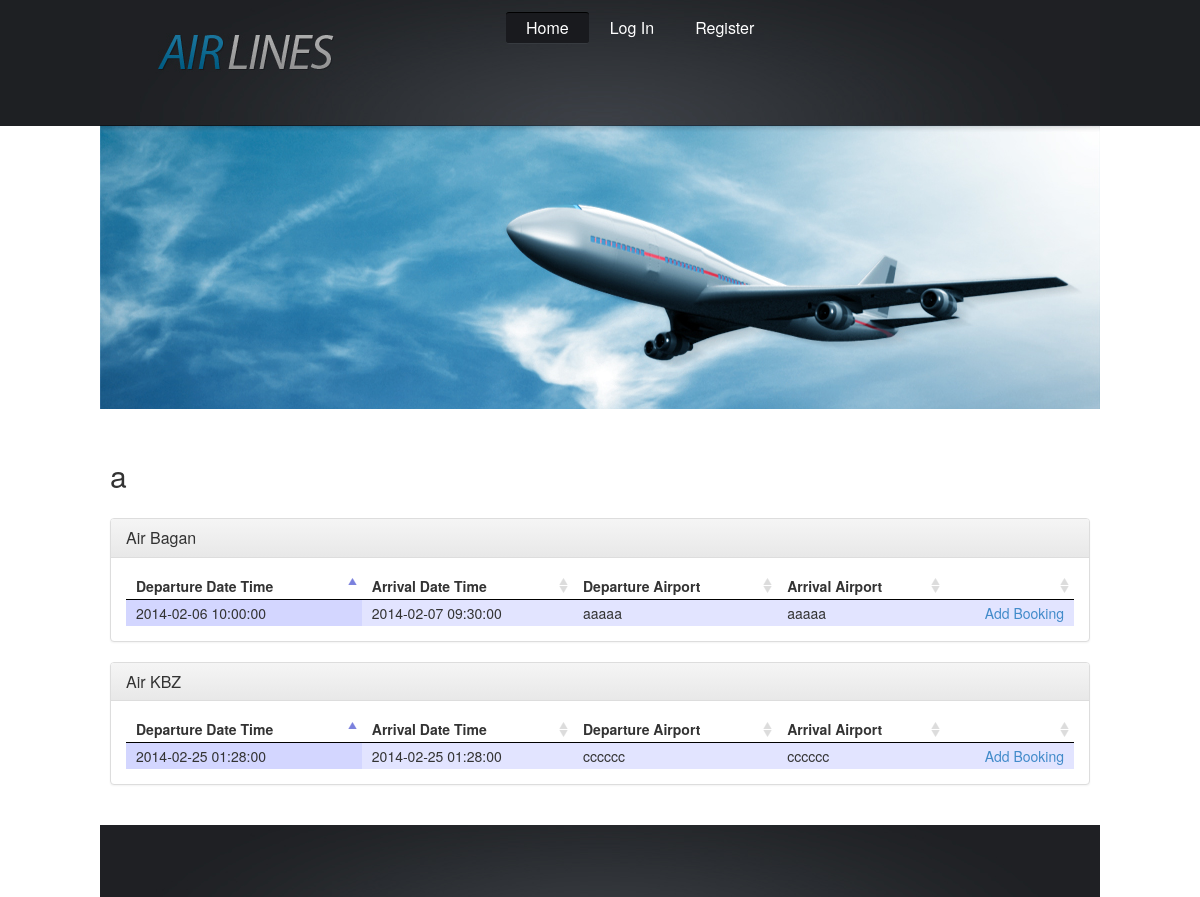
Screenshot of /route-detail-display.php?route_id=ROU_000009 with the database file from the repository.
### tables this page shows
CREATE TABLE IF NOT EXISTS `routes` (
  `route_id` varchar(15) NOT NULL,
  `title` varchar(50) NOT NULL,
  `hour` int(2) NOT NULL,
  `min` int(2) NOT NULL,
  `remark` varchar(255) NOT NULL,
  PRIMARY KEY (`route_id`)
);

CREATE TABLE IF NOT EXISTS `flights` (
  `flight_id` varchar(15) NOT NULL,
  `name` varchar(50) NOT NULL,
  `remark` varchar(255) NOT NULL,
  PRIMARY KEY (`flight_id`)
);

CREATE TABLE IF NOT EXISTS `schedules` (
  `schedule_id` varchar(15) NOT NULL,
  `flight_id` varchar(15) NOT NULL,
  `route_id` varchar(15) NOT NULL,
  `departure_datetime` datetime NOT NULL,
  `arrival_datetime` datetime NOT NULL,
  `departure_airport` varchar(50) NOT NULL,
  `arrival_airport` varchar(50) NOT NULL,
  `active` int(1) NOT NULL,
  `remark` varchar(255) NOT NULL,
  PRIMARY KEY (`schedule_id`)
);

### includes/routeHelper.php (called while the page is built, shortened)
<?php
class routeHelper {
    public static function getRouteTitleByRouteID($route_id) {
        $title = null;
        $sql = "SELECT * " .
                "FROM routes " .
                "WHERE route_id='" . $route_id . "' " .
                "ORDER BY title";
        $result = mysql_query($sql) or die(mysql_error());
        while ($row = mysql_fetch_array($result)) {
            $title = $row['title'];
        }
        return $title;
    }
    public static function getFirstRouteID() {
        $route_id = null;
        $sql = "SELECT * " .
                "FROM routes " .
                "ORDER BY route_id";
        $result = mysql_query($sql) or die(mysql_error());
        while ($row = mysql_fetch_array($result)) {
            $route_id = $row['route_id'];
            break;
        }
        return $route_id;
    }
}
?>

### includes/flight-schedules.php (the view, shortened to what this page needs)
<?php require_once('includes/routeHelper.php'); ?>
<link href="css/jquery.dataTables.css" rel="stylesheet" type="text/css" />
<?php
$route_id = null;
if (isset($_GET['route_id_main'])) {
    $route_id = $_GET['route_id_main'];
} else {
    $route_id = routeHelper::getFirstRouteID();
}
$mode = 'booking';
$flight_sql = "SELECT flights.*
            FROM flights
            WHERE flights.flight_id
            IN (
                SELECT schedules.flight_id
                FROM schedules
                WHERE route_id = '" . $route_id . "'
            )";
$flight_result = mysql_query($flight_sql) or die(mysql_error());
$noOfRows = mysql_num_rows($flight_result);
if ($noOfRows == 0) {
    ?>
    <div class="alert alert-danger">No record found for selected Route.</div>
<?php } else { ?>
    <?php while ($flightRow = mysql_fetch_array($flight_result)) { ?>
        <div class="panel panel-default">
            <div class="panel-heading">
                <h3 class="panel-title"><?php echo $flightRow['name']; ?></h3>
            </div>
            <div class="panel-body">
                <table class="schedule-table">
                    <thead>
                    <th>Departure Date Time</th>
                    <th>Arrival Date Time</th>
                    <th>Departure Airport</th>
                    <th>Arrival Airport</th>
                    <th></th>
                    </thead>
                    <tbody>
                        <?php
                        $schedule_sql = "SELECT * " .
                                "FROM schedules " .
                                "WHERE flight_id='" . $flightRow['flight_id'] . "' " .
                                "AND route_id='" . $route_id . "' " .
                                "AND active=1 " .
                                "ORDER BY schedule_id";
                        $schedule_result = mysql_query($schedule_sql) or die(mysql_error());
                        ?>
                        <?php while ($row = mysql_fetch_array($schedule_result)) { ?>
                            <tr>
                                <td><?php echo $row['departure_datetime']; ?></td>
                                <td><?php echo $row['arrival_datetime']; ?></td>
                                <td><?php echo $row['departure_airport']; ?></td>
                                <td><?php echo $row['arrival_airport']; ?></td>
                                <?php
                                $link = '#';
                                $linkText = "...";
                                if ($mode == 'display') {
                                    $link = "schedule.php?route_id=" . $route_id .
                                            "&flight_id=" . $flightRow['flight_id'];
                                    $linkText = "Add Schedule";
                                } else if ($mode == 'booking') {
                                    $link = "booking-select-seat-type.php?schedule_id=" . $row['schedule_id'];
                                    $linkText = "Add Booking";
                                } else if ($mode == 'admin') {
                                    $link = "seat-setup.php?schedule_id=" . $row['schedule_id'];
                                    $linkText = "Seat SetUp";
                                }
                                ?>
                                <td class="action-column">
                                    <a href="<?php echo $link; ?>"><?php echo $linkText; ?></a>
                                </td>
                            </tr>
                        <?php } ?>
                    </tbody>
                </table>
            </div>
        </div>
    <?php } ?>
<?php } ?>

### route-detail-display.php (shortened to what this page needs)
<?php include('includes/header.php'); ?>
<?php require_once("includes/routeHelper.php"); ?>
<h2><?php echo routeHelper::getRouteTitleByRouteID($_GET['route_id']); ?></h2>
<?php include('includes/flight-schedules.php'); ?>
<?php include('includes/footer.php'); ?>

### css/style.css (style rules this page uses)
body { background:#fff; border:0; font:14px Arial, Helvetica, sans-serif; color:#3c4046; line-height:20px; min-width:1000px; }
a { color:#1e749a; text-decoration:underline; outline:none; }
h2 { font-size:28px; color:#3c4046; line-height:38px; padding:30px 0 16px 0; font-weight:400; letter-spacing:-1px; }
a { outline:none; }

### css/custom-style.css (style rules this page uses)
table .action-column { text-align:right; }

### rows the page displays
routes: title "a"
flights: name "Air Bagan"
schedules: departure_datetime "2014-02-06 10:00:00", arrival_datetime "2014-02-07 09:30:00", departure_airport "aaaaa", arrival_airport "aaaaa", linkText "Add Booking"
flights: name "Air KBZ"
schedules: departure_datetime "2014-02-25 01:28:00", arrival_datetime "2014-02-25 01:28:00", departure_airport "cccccc", arrival_airport "cccccc", linkText "Add Booking"
